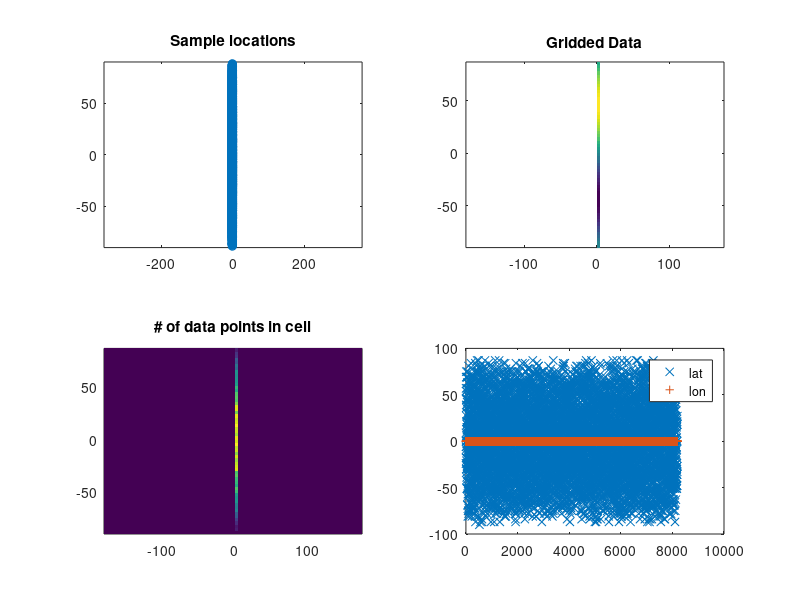

Write MATLAB code to recreate this figure.
%Set number of random data points
Ndata	=	8192;
%make random locations for "cores"
xyz	=	2*rand(3,Ndata)-1	;
xyz	=	xyz./sqrt(sum(xyz.*xyz,1));
%Core location latitude
lat	=	(180/pi)*acos(1-2*rand(1,Ndata))-90;
%Core location longitude
lon	=	360*rand(1,Ndata);
lon	=	-2+0*lon;
%Value at eat sample location
dat	=	sin(2*pi*lat/180).*cos(2*pi*lon/180)+.2*rand(1,Ndata);
%Plot the location of the points
subplot(2,2,1)
plot(lon,lat,"o;;")
xlim([-360,360])
ylim([-90,90])
title("Sample locations")
% Make grid to put averages in
dlat	=	3;
dlon	=	5;
glat	=	-90:dlat:(90-dlat);
glon	=	-180:dlon:(180-dlon);
Nlon	=	length(glon);
Nlat	=	length(glat);
datgrid	=	zeros(Nlon,Nlat);
ingrid	=	zeros(Nlon,Nlat);
gridcell=	zeros(2,Ndata);
incell	=	cell(Nlon,Nlat);
% take average of values in each grid
for k=1:Ndata
	i		=	round((lon(k)-glon(1))/dlon);
	i		=	mod(i,Nlon)+1;
	j		=	round((lat(k)-glat(1))/dlat);
	j		=	mod(j,Nlat)+1;
	incell{i,j}	=	[incell{i,j},k];
	gridcell(:,k)	=	[i,j];
	ingrid(i,j)	=	ingrid(i,j)+1;
	datgrid(i,j)	=	datgrid(i,j)+dat(k);
end%for
datgrid	=	datgrid./ingrid;
subplot(2,2,2)
pcolor(glon,glat,datgrid')
shading flat
title("Gridded Data")
subplot(2,2,3)
pcolor(glon,glat,ingrid')
title("# of data points in cell")
shading flat
subplot(2,2,4)
plot(1:Ndata,glat(gridcell(2,:)),"x;lat;",1:Ndata,glon(gridcell(1,:)),"+;lon;")
